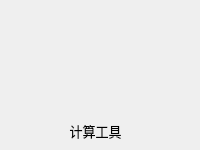
                           <widget class="QWidget" name="widget_35" native="true">
                            <property name="geometry">
                             <rect>
                              <x>680</x>
                              <y>170</y>
                              <width>200</width>
                              <height>150</height>
                             </rect>
                            </property>
                            <property name="minimumSize">
                             <size>
                              <width>200</width>
                              <height>150</height>
                             </size>
                            </property>
                            <property name="maximumSize">
                             <size>
                              <width>100</width>
                              <height>50</height>
                             </size>
                            </property>
                            <property name="styleSheet">
                             <string notr="true">#widget_35{
background-color: rgba(64, 96, 115, 255);
border-radius: 10px;
}</string>
                            </property>
                            <widget class="QWidget" name="widget_36" native="true">
                             <property name="geometry">
                              <rect>
                               <x>50</x>
                               <y>20</y>
                               <width>91</width>
                               <height>71</height>
                              </rect>
                             </property>
                             <property name="styleSheet">
                              <string notr="true">image: url(:/lib/calculator.png);</string>
                             </property>
                            </widget>
                            <widget class="QLabel" name="label_17">
                             <property name="geometry">
                              <rect>
                               <x>20</x>
                               <y>120</y>
                               <width>151</width>
                               <height>21</height>
                              </rect>
                             </property>
                             <property name="font">
                              <font>
                               <family>OPPOSans B</family>
                               <pointsize>10</pointsize>
                              </font>
                             </property>
                             <property name="text">
                              <string>计算工具</string>
                             </property>
                             <property name="alignment">
                              <set>Qt::AlignCenter</set>
                             </property>
                            </widget>
                            <widget class="QToolButton" name="toolButton_13">
                             <property name="geometry">
                              <rect>
                               <x>160</x>
                               <y>0</y>
                               <width>40</width>
                               <height>40</height>
                              </rect>
                             </property>
                             <property name="minimumSize">
                              <size>
                               <width>40</width>
                               <height>40</height>
                              </size>
                             </property>
                             <property name="maximumSize">
                              <size>
                               <width>40</width>
                               <height>40</height>
                              </size>
                             </property>
                             <property name="styleSheet">
                              <string notr="true">QToolButton {
	
	color: rgb(217, 236, 237);
	background-color: rgba(255, 255, 255, 0);
	border: none;
}

QToolButton::menu-indicator { 
	image: None;
}

 
QToolButton:hover {
	color: rgb(255, 255, 255);
	background-color: rgba(255, 255, 255, 0);
	border: none;
}</string>
                             </property>
                             <property name="text">
                              <string/>
                             </property>
                             <property name="icon">
                              <iconset resource="lib.qrc">
                               <normaloff>:/lib/caozuo.png</normaloff>:/lib/caozuo.png</iconset>
                             </property>
                             <property name="iconSize">
                              <size>
                               <width>20</width>
                               <height>20</height>
                              </size>
                             </property>
                            </widget>
                           </widget>
